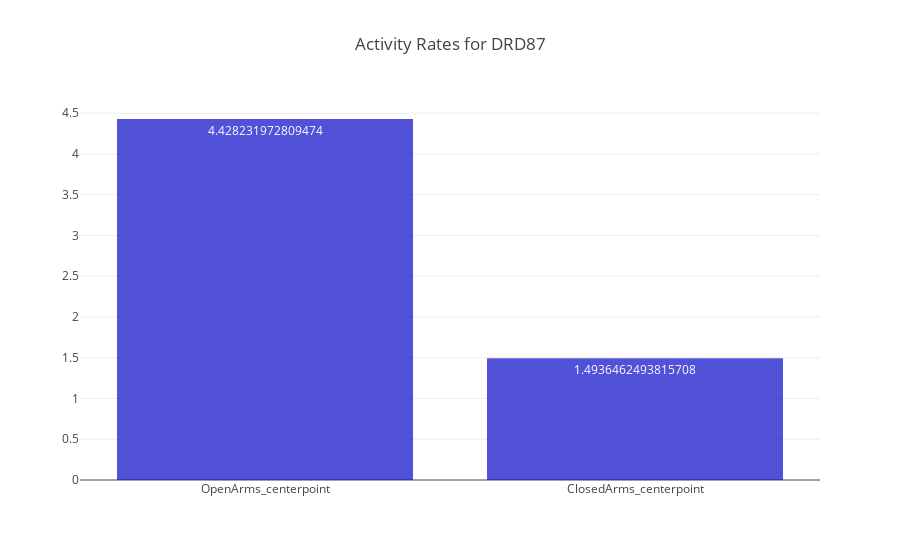

Write notebook code for a chart like this one.
### Code cell
plot_activity_rates(activity_rates_df, title="Activity Rates for DRD87")

### Figure 1 — Plotly figure (JSON) as saved in the notebook; plotly's stock layout.template omitted (floating-point values rounded to 4 significant figures)
{"data": [{"marker": {"color": "rgb(10,10,200)"}, "opacity": 0.7, "text": [4.428, 1.494], "type": "bar", "uid": "dd4945", "x": ["OpenArms_centerpoint", "ClosedArms_centerpoint"], "y": [4.428, 1.494]}], "layout": {"autosize": true, "title": "Activity Rates for DRD87", "xaxis": {"autorange": true, "range": [-0.5, 1.5], "type": "category"}, "yaxis": {"autorange": true, "range": [0, 4.661], "type": "linear"}}}
